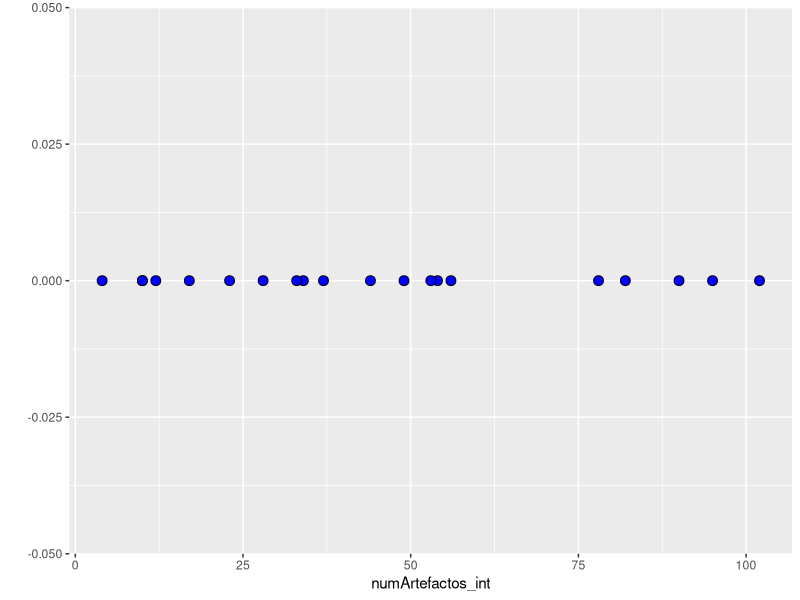

The R script that drew this image:
#EJERCICIO 1
numArtefactos = c(17, 54, 10, 34, 90, 33, 49, 82, 12, 23, 56, 78, 44, 102, 10, 53, 4, 28, 37, 95)
#EJERCICIO 2
numArtefactos_int = as.integer(numArtefactos)
mean(numArtefactos_int)
#EJERCICIO 3
median(numArtefactos_int)
#es el número medio en el conjunto (después de ser ordenados los numeros de mayor a menor), 
#EJERCICIO 4
mode(numArtefactos_int) #No devuelve la moda
tabulate(numArtefactos_int, nbins = 102)
match(10, numArtefactos_int)
vector1 = c(5,2,4,3,1)
vector2 = c(1,2,3,4,5)
match(vector2, vector1)

moda <-function(x){
  u = unique(x)
  tab = tabulate(match(x, u))
  u[tab == max(tab)]
}
moda(numArtefactos_int)
#EJERCICIO 5
frecuencias = table(numArtefactos_int)
frecuencias.ordenadas = frecuencias[order(frecuencias, decreasing=TRUE)]
frecuencias.ordenadas
#EJERCICIO 6
quantile(numArtefactos_int)
#EJERCICIO 7
IQR(numArtefactos_int) #El rango intercuartílico es 40
#EJERCICIO 8
rango_artefactos <- range(numArtefactos_int) #El rango de artefactos es 4 102
#EJERCICIO 9
var(numArtefactos_int) #La varianza es 927.1026.
#EJERCICIO 10
sd(numArtefactos_int)
sqrt(var(numArtefactos_int)) #La desviación estándar es 30.44836
#EJERCICIO 11
#La desviación estandar se usa más en Estadística que la varianza, ya que está expresada en las mismas unidades que la variable, mientras que la varianza está expressada en unidades cuadradas.
#EJERCICIO 12
numArtefactos<- c(17, 54, 10, 34, 90, 33, 49, 82, 12, 23, 56, 78, 44, 102, 10, 53, 4, 28, 37, 95)
numArtefactos_int <- as.integer(numArtefactos)

library(ggplot2)
ggplot(data.frame(numArtefactos_int), aes(x=numArtefactos_int, y=0)) + 
  geom_point(size=3, shape=21, fill="blue", color="black") +
  ylab("")
install.packages("ggplot2")
#EJERCICIO 13
vector3 = c(21, 45, 33, 98, 34, 90, 67, 87, 45, 11, 73, 38, 28, 15, 50, 57, 12, 87, 29, 1)
#EJERCICIO 14
